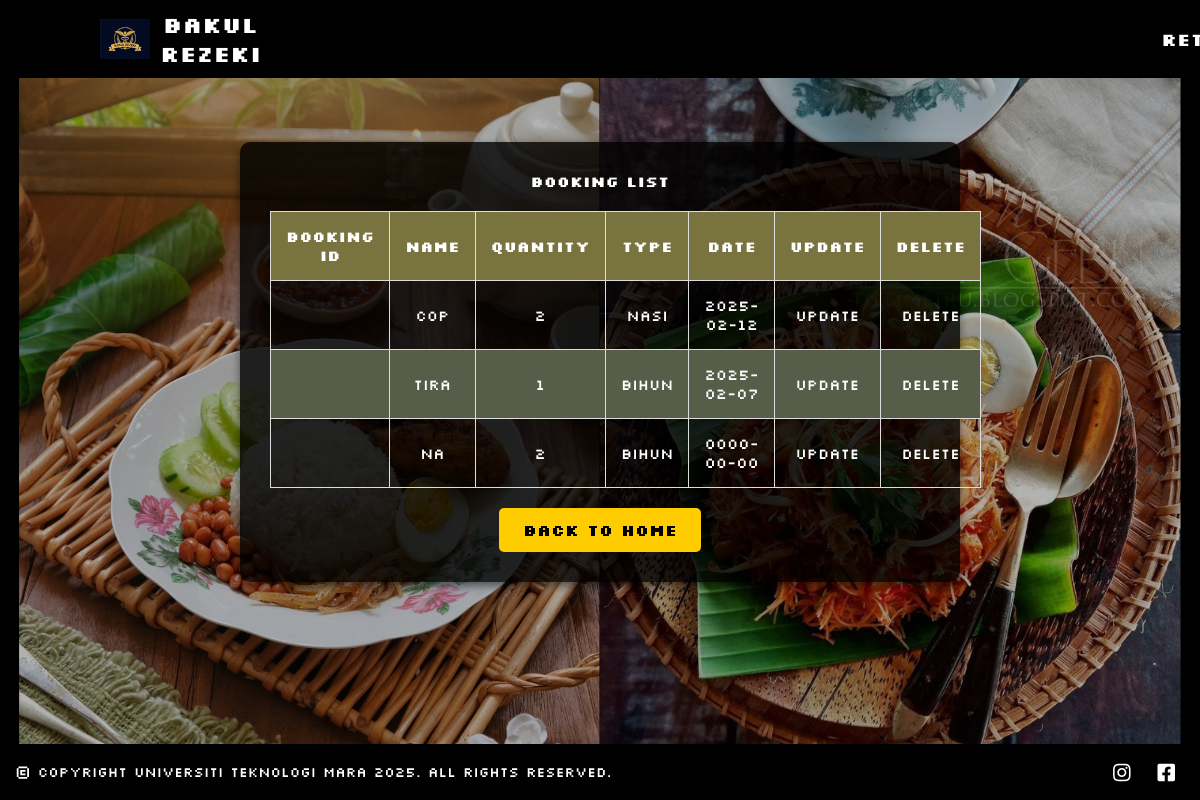
Screenshot of /result2.php with the database file from the repository.
### tables this page shows
CREATE TABLE `book` (
  `login_id` int(100) NOT NULL,
  `book_name` varchar(100) NOT NULL,
  `book_type` varchar(50) NOT NULL,
  `book_quantity` int(2) NOT NULL,
  `book_date` date NOT NULL,
  `stock` int(100) NOT NULL
);

### result2.php (the view, shortened to what this page needs)
<?php
$servername = "localhost";
$dbusername = "root";
$dbpassword = "";
$dbname = "gerobok";
$conn = new mysqli($servername, $dbusername, $dbpassword, $dbname);
$sql = "SELECT * FROM book WHERE 1=1";
$result = $conn->query($sql);
?>
<!DOCTYPE html>
<html lang="en">
<head>
    <link rel="stylesheet" href="css/style.css">
    <link href='https://unpkg.com/css.gg@2.0.0/icons/css/moon.css' rel='stylesheet'>
    <link rel="stylesheet" href="https://cdnjs.cloudflare.com/ajax/libs/font-awesome/4.7.0/css/font-awesome.min.css">
    <link rel="stylesheet" href="https://cdnjs.cloudflare.com/ajax/libs/font-awesome/5.15.4/css/all.min.css">
</head>
<body>
<header>
    <div class="logo-container">
        <img src="image/logo.jpeg" alt="Logo">
        <h2 class="logo">Bakul Rezeki</h2>
    </div>
    <nav style="text-align: left;">
        <a href="login2.php" style="color: white; text-decoration: none; font-size: 18px; font-weight: bold; margin-left: 900px;">
            Return
        </a>
    </nav>
</header>
<div class="content">
    <div class="result-container">
        <h2>Booking List</h2>
        <?php if ($result->num_rows > 0) { ?>
            <table class="result-table">
                <thead>
                    <tr>
                        <th>Booking ID</th>
                        <th>Name</th>
                        <th>Quantity</th>
                        <th>Type</th>
                        <th>Date</th>
                        <th>Update</th>
                        <th>Delete</th>
                    </tr>
                </thead>
                <tbody>
                    <?php while ($row = $result->fetch_assoc()) { ?>
                        <tr>
                            <td><?php echo htmlspecialchars($row['book_id']); ?></td>
                            <td><?php echo htmlspecialchars($row['book_name']); ?></td>
                            <td><?php echo htmlspecialchars($row['book_quantity']); ?></td>
                            <td><?php echo htmlspecialchars($row['book_type']); ?></td>
                            <td><?php echo htmlspecialchars($row['book_date']); ?></td>
                            <td><a href='update2.php?book_id=<?php echo $row['book_id']; ?>'>Update</a></td>
                            <td><a href='delete2.php?book_id=<?php echo $row['book_id']; ?>'>Delete</a></td>
                        </tr>
                    <?php } ?>
                </tbody>
            </table>
            <a href="login.php" class="back-home">Back to Home</a>
        <?php } else { ?>
            <p>No results found.</p>
        <?php } ?>
    </div>
</div>
<footer>
    <div class="footer-content">
        <p>&copy; COPYRIGHT UNIVERSITI TEKNOLOGI MARA 2025. All rights reserved.</p>
        <div class="social-icons">
            <a href="https://www.instagram.com/uitm.official/"><i class="fab fa-instagram"></i></a>
            <a href="https://www.facebook.com/uitmrasmi/"><i class="fab fa-facebook-square"></i></a>
        </div>
    </div>
</footer>
</body>
</html>

### css/style.css (style rules this page uses)
:root { --main-color:#d3ad7f; --black:#13131a; --bg:#010103; --border:.1rem solid rgba(255,255,255,.3); --light-text: #000000; --dark-text: #ffffff; --light-bg: #ffffff; --dark-bg: #292c35; }
* { padding: 0; margin: 0; box-sizing: border-box; outline: none; border: none; font-family: 'Silkscreen', cursive; text-decoration: none; text-transform: capitalize; transition: .2s linear; }
html { font-size: 62.5%; overflow-x: hidden; scroll-padding-top: 9rem; scroll-behavior: smooth; }
body { background-color: #fff; transition: background 0.2s linear; }
header { position: fixed; top: 0; left: 0; width: 100%; padding: 10px 100px; background: rgb(0, 0, 0); display: flex; justify-content: space-between; align-items: center; z-index: 99; }
.logo-container { display: flex; align-items: center; font-size: 15px; }
.logo-container img { width: 50px; margin-right: 10px; }
.logo { font-size: 1.5em; color: #fff; user-select: none; }
footer { background-color: #000; padding: 20px; text-align: center; width: 100%; position: relative; bottom: 0; }
.footer-content { color: #ffffff; font-size: 14px; display: flex; justify-content: space-between; align-items: center; max-width: 1200px; margin: 0 auto; }
.social-icons a { color: #888; font-size: 24px; margin-left: 10px; text-decoration: none; }

### result2.php (style rules this page uses)
* { margin: 0; padding: 0; box-sizing: border-box; }
body { font-family: sans-serif; background: url('image/bg.jpg') no-repeat center center fixed; background-size: cover; text-align: center; display: flex; flex-direction: column; min-height: 100vh; }
.content { flex: 1; display: flex; justify-content: center; align-items: center; flex-direction: column; padding-bottom: 20px; }
.result-container { background-color: rgba(0, 0, 0, 0.8); padding: 30px; border-radius: 10px; box-shadow: 0 4px 8px rgba(0, 0, 0, 0.5); max-width: 60%; color: white; }
.result-table { width: 100%; border-collapse: collapse; margin-top: 20px; }
.result-table th, .result-table td { padding: 15px; border: 1px solid #ddd; text-align: center; color: white; font-size: 15px; }
.result-table th { background-color: #79733f; }
.result-table tr:nth-child(even) { background-color: #575d49; }
.result-table a { color: white; text-decoration: none; }
.back-home { display: inline-block; margin-top: 20px; padding: 12px 24px; background-color: #ffcc00; color: black; text-decoration: none; font-size: 16px; font-weight: bold; border-radius: 5px; transition: background 0.3s ease; }
footer { background-color: black; color: white; text-align: center; padding: 15px; margin-top: auto; }
.footer-content { display: flex; justify-content: space-between; align-items: center; max-width: 1200px; margin: 0 auto; }
.social-icons a { color: white; font-size: 20px; margin: 0 10px; text-decoration: none; }

### rows the page displays
book: book_name "Cop", book_quantity "2", book_type "Nasi", book_date "2025-02-12"
book: book_name "Tira", book_quantity "1", book_type "Bihun", book_date "2025-02-07"
book: book_name "Na", book_quantity "2", book_type "Bihun", book_date "0000-00-00"
